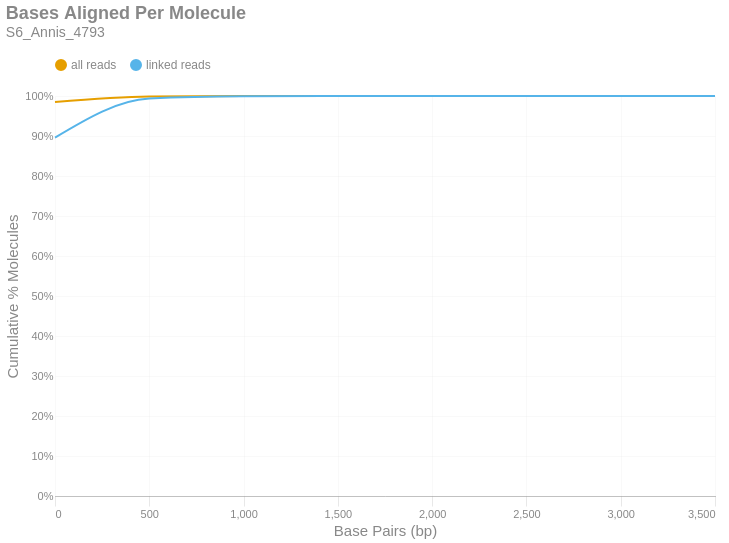

The notebook cell saved with this chart:
### Markdown cell above
### Bases Aligned Per Molecule
This is a cumulative frequency distribution showing the number of base pairs aligned per unique molecule. These data are shown in 500 bp bins. There are two distributions: one with `all reads` (yellow) and another with only `linked reads` (blue). The percent of molecules in the `linked reads` distribution is relative to the total number of linked molecules.

### Code cell
if SKIPLR:
    print_html(f"Skipped")
else:
    binned_df = consolidated_hist(valids['aligned_bp'], mask, 500, True)
    with SafeRender(binned_df):
        (
            density_plot(binned_df, 'Bases Aligned Per Molecule', samplename, 'basesper')
            .encode(
                x=alt.X('bin:Q', title="Base Pairs (bp)").axis(tickMinStep=500).scale(padding=0),
                y=alt.Y('value:Q', title='Cumulative % Molecules')
                    .axis(format='%')
                    .scale(domain = [0,1])
                    .stack(False),
                color=alt.Color("key:N").scale(domain = ["all reads", "linked reads"]),
                tooltip = [
                    alt.Tooltip("key:N", title = "Data Type"),
                    alt.Tooltip("range_label:N", title="Bases Aligned Per Molecule"),
                    alt.Tooltip("value:Q", format = ".2%", title="% Molecules (Cum.)")
                ]
            )
        ).display()

### Figure 1 — Vega-Lite specification as saved in the notebook (floating-point values rounded to 4 significant figures)
{"width": "container", "height": 400, "config": {"title": {"anchor": "start", "dy": -15, "fontSize": 18, "color": "#888888", "subtitleColor": "#888888", "subtitleFontSize": 14}, "arc": {"fill": "#0072B2"}, "axis": {"domainColor": "#888888", "domainWidth": 0.5, "gridWidth": 0.2, "grid": false, "titleFontWeight": 400, "titleFontSize": 15, "labelFontSize": 11, "labelColor": "#888888", "tickColor": "#888888", "tickWidth": 0.2, "titleColor": "#888888"}, "axisBand": {"grid": false}, "axisX": {"grid": true, "tickSize": 10, "domainCap": "round"}, "axisY": {"domain": false, "grid": true, "tickSize": 0, "domainCap": "round"}, "background": "transparent", "header": {"labelFontSize": 15, "labelColor": "#888888", "titleFontSize": 15, "titleFontWeight": 600, "titleColor": "#888888"}, "legend": {"labelFont": "sans-serif", "labelFontSize": 12, "labelColor": "#888888", "symbolSize": 100, "symbolType": "circle", "titleFontSize": 12, "titlePadding": 10, "titleColor": "#888888", "title": null, "orient": "top"}, "range": {"category": ["#E69F00", "#56B4E9", "#009E73", "#F0E442", "#0072B2", "#D55E00", "#CC79A7", "#000000"], "diverging": ["#cfe8f3", "#a2d4ec", "#73bfe2", "#46abdb", "#1696d2", "#12719e"]}, "area": {"fill": "#0072B2", "fillOpacity": 0.7, "line": true, "strokeOpacity": 0.7}, "line": {"color": "#0072B2", "stroke": "#0072B2", "strokeWidth": 2}, "trail": {"color": "#0072B2", "stroke": "#0072B2", "strokeWidth": 0, "size": 1}, "point": {"filled": true, "fillOpacity": 1.0, "size": 95}, "text": {"color": "#888888", "fontSize": 11, "align": "right", "fontWeight": 400, "size": 11}, "bar": {"fill": "#0072B2", "stroke": null}, "view": {"stroke": null, "continuousWidth": 660, "continuousHeight": 400}}, "data": {"name": "data-b97c72c87fbca7c995f6d38f607937d7"}, "mark": {"type": "line", "interpolate": "monotone", "point": {"opacity": 0, "size": 275}}, "encoding": {"color": {"field": "key", "scale": {"domain": ["all reads", "linked reads"]}, "type": "nominal"}, "tooltip": [{"field": "key", "title": "Data Type", "type": "nominal"}, {"field": "range_label", "title": "Bases Aligned Per Molecule", "type": "nominal"}, {"field": "value", "format": ".2%", "title": "% Molecules (Cum.)", "type": "quantitative"}], "x": {"axis": {"tickMinStep": 500}, "field": "bin", "scale": {"padding": 0}, "title": "Base Pairs (bp)", "type": "quantitative"}, "y": {"axis": {"format": "%"}, "field": "value", "scale": {"domain": [0, 1]}, "stack": false, "title": "Cumulative % Molecules", "type": "quantitative"}}, "params": [{"name": "param_c36ac31b6afebe62", "select": {"type": "point", "fields": ["key"]}, "bind": "legend"}], "title": {"text": "Bases Aligned Per Molecule", "subtitle": "S6_Annis_4793"}, "transform": [{"fold": ["all reads (cumsum)", "linked reads (cumsum)"]}, {"calculate": "replace(datum.key, ' (cumsum)', '')", "as": "key"}, {"filter": {"param": "param_c36ac31b6afebe62"}}], "usermeta": {"embedOptions": {"downloadFileName": "S6_Annis_4793.basesper"}}, "$schema": "https://vega.github.io/schema/vega-lite/v6.1.0.json", "datasets": {"data-b97c72c87fbca7c995f6d38f607937d7": [{"bin": "0.0", "interval": "0.0-500.0", "all reads": 0.9851, "linked reads": 0.8959, "all reads (cumsum)": 0.9851, "linked reads (cumsum)": 0.8959, "range_label": "0-499"}, {"bin": "500.0", "interval": "500.0-1000.0", "all reads": 0.01345, "linked reads": 0.09766, "all reads (cumsum)": 0.9986, "linked reads (cumsum)": 0.9935, "range_label": "500-999"}, {"bin": "1000.0", "interval": "1000.0-1500.0", "all reads": 0.001163, "linked reads": 0.005672, "all reads (cumsum)": 0.9998, "linked reads (cumsum)": 0.9992, "range_label": "1000-1499"}, {"bin": "1500.0", "interval": "1500.0-2000.0", "all reads": 0.0001875, "linked reads": 0.000547, "all reads (cumsum)": 0.9999, "linked reads (cumsum)": 0.9998, "range_label": "1500-1999"}, {"bin": "2000.0", "interval": "2000.0-2500.0", "all reads": 4.289e-05, "linked reads": 0.0001727, "all reads (cumsum)": 1.0, "linked reads (cumsum)": 0.9999, "range_label": "2000-2499"}, {"bin": "2500.0", "interval": "2500.0-3000.0", "all reads": 9.531e-06, "linked reads": 4.319e-05, "all reads (cumsum)": 1.0, "linked reads (cumsum)": 1.0, "range_label": "2500-2999"}, {"bin": "3000.0", "interval": "3000.0-3500.0", "all reads": 1.589e-06, "linked reads": 1.44e-05, "all reads (cumsum)": 1.0, "linked reads (cumsum)": 1.0, "range_label": "3000-3499"}, {"bin": "3500.0", "interval": "3500.0-4000.0", "all reads": 3.177e-06, "linked reads": 1.44e-05, "all reads (cumsum)": 1.0, "linked reads (cumsum)": 1.0, "range_label": "3500-3999"}]}}
